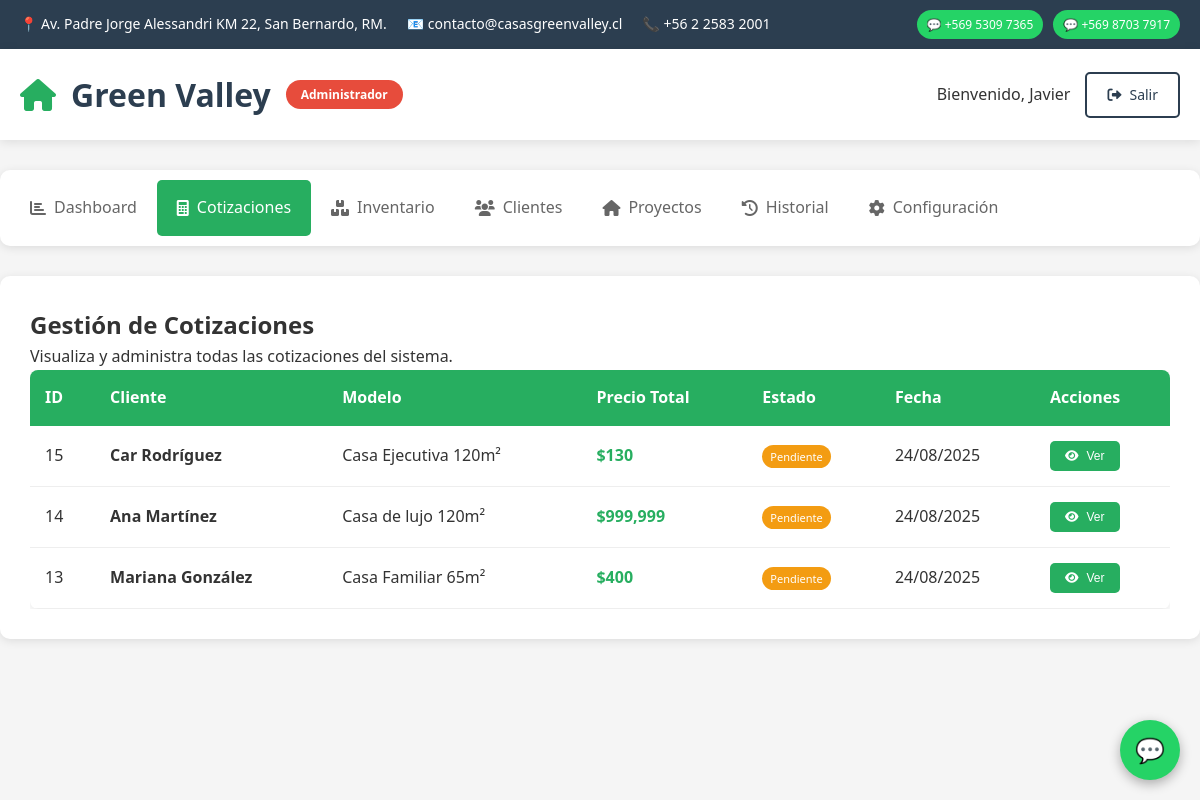
The app's page /admin-dashboard.php?section=quotes (signed in), older data.
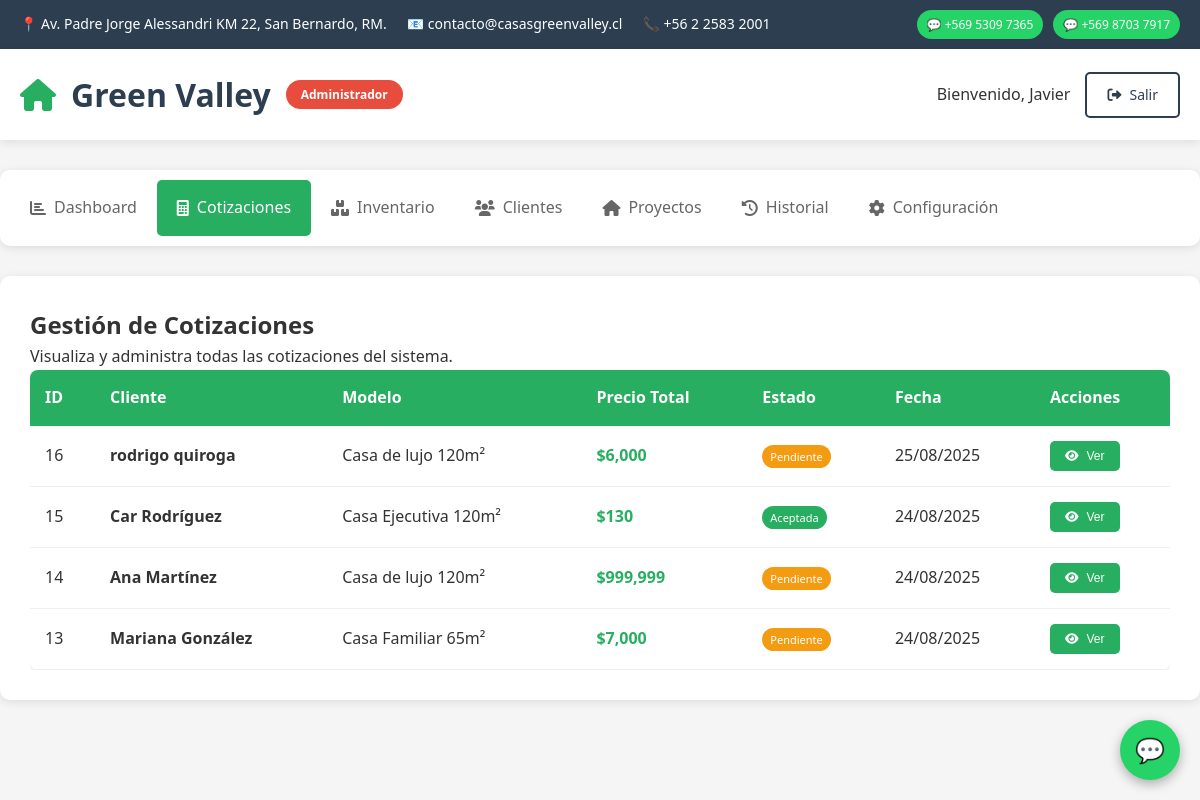
The same page, newer data.
### tables this page shows
CREATE TABLE `cotizacion` (
  `id_cotizacion` int(11) NOT NULL,
  `id_usuario` int(11) DEFAULT NULL,
  `id_modelo` int(11) DEFAULT NULL,
  `fecha` datetime DEFAULT current_timestamp(),
  `total` decimal(12,2) DEFAULT NULL,
  `estado` enum('pendiente','aceptada') DEFAULT NULL,
  `id_vendedor` int(11) NOT NULL,
  `modelo_casa` varchar(100) DEFAULT NULL,
  `region` varchar(100) DEFAULT NULL,
  `observaciones` text DEFAULT NULL
);

CREATE TABLE `usuario` (
  `id_usuario` int(11) NOT NULL,
  `nombre` varchar(100) NOT NULL,
  `apellido` varchar(100) NOT NULL,
  `correo` varchar(100) NOT NULL,
  `contrasena` varchar(255) NOT NULL,
  `telefono` varchar(20) DEFAULT NULL,
  `rol` enum('administrador','vendedor','usuario') NOT NULL,
  `estado` enum('activo','bloqueado') DEFAULT 'activo',
  `fecha_creacion` datetime DEFAULT current_timestamp()
);

### admin-dashboard.php (the view, shortened to what the rows shown need)
<?php
$db_connected = false;
$pdo = null;
try {
    $pdo = new PDO(
        "mysql:host=localhost;port=3306;dbname=green_valley_bd;charset=utf8",
        "root",
        "",
        [PDO::ATTR_ERRMODE => PDO::ERRMODE_EXCEPTION]
    );
    $db_connected = true;
} catch (PDOException $e) {
    $db_connected = false;
}
function getAdminStats()
{
    global $pdo, $db_connected;
    if ($db_connected) {
        try {
            $stmt = $pdo->query("SELECT COUNT(*) as total_quotes FROM cotizacion");
            $total_quotes = $stmt->fetch()['total_quotes'] ?? 0;
            $stmt = $pdo->query("SELECT COUNT(*) as total_houses FROM modelo_casa");
            $total_houses = $stmt->fetch()['total_houses'] ?? 0;
            $stmt = $pdo->query("SELECT SUM(total) as total_revenue FROM cotizacion");
            $total_revenue = $stmt->fetch()['total_revenue'] ?? 0;
            $stmt = $pdo->query("SELECT COUNT(*) as pending_quotes FROM cotizacion WHERE estado = 'pendiente'");
            $pending_quotes = $stmt->fetch()['pending_quotes'] ?? 0;
            $stmt = $pdo->query("SELECT COUNT(*) as total_clients FROM usuario WHERE rol = 'usuario'");
            $total_clients = $stmt->fetch()['total_clients'] ?? 0;
            $stmt = $pdo->query("SELECT COUNT(*) as completed_projects FROM proyecto WHERE estado = 'entregado'");
            $completed_projects = $stmt->fetch()['completed_projects'] ?? 0;
            return [
                'total_quotes'       => $total_quotes,
                'total_houses'       => $total_houses,
                'total_revenue'      => $total_revenue,
                'pending_quotes'     => $pending_quotes,
                'total_clients'      => $total_clients,
                'completed_projects' => $completed_projects
            ];
        } catch (Exception $e) {
        }
    }
}
function getRecentActivity()
{
    global $pdo, $db_connected;
    if ($db_connected) {
        try {
            $stmt = $pdo->query("
                SELECT 'Nueva cotización' as title,
                        CONCAT('Cliente ', u.nombre, ' solicitó cotización para ', c.modelo_casa) as description,
                        c.fecha as time
                FROM cotizacion c
                JOIN usuario u ON c.id_usuario = u.id_usuario
                ORDER BY c.fecha DESC
                LIMIT 5
            ");
            $activities = [];
            while ($row = $stmt->fetch()) {
                $activities[] = [
                    'icon'        => 'calculator',
                    'title'       => $row['title'],
                    'description' => $row['description'],
                    'time'        => 'Hace ' . timeAgo($row['time'])
                ];
            }
            if (!empty($activities)) {
                return $activities;
            }
        } catch (Exception $e) {
            return [];
        }
    }
    return [];
}
function timeAgo($datetime)
{
    $time = time() - strtotime($datetime);
    if ($time < 2592000) {
        return floor($time / 86400) . ' días';
    }
    return 'hace tiempo';
}
function getAllCotizaciones()
{
    global $pdo, $db_connected;
    if ($db_connected) {
        try {
            $stmt = $pdo->query("
                SELECT
                    c.id_cotizacion,
                    c.fecha,
                    c.estado,
                    c.total,
                    u.nombre AS cliente_nombre,
                    u.apellido AS cliente_apellido,
                    c.modelo_casa,
                    u.correo,
                    u.telefono,
                    c.region,
                    c.observaciones
                FROM cotizacion c
                JOIN usuario u
                    ON c.id_usuario = u.id_usuario
                ORDER BY c.fecha DESC
                LIMIT 20
            ");
            $cotizaciones = [];
            while ($row = $stmt->fetch()) {
                $cotizaciones[] = $row;
            }
            if (!empty($cotizaciones)) {
                return $cotizaciones;
            }
        } catch (Exception $e) {
        }
    }
    return[];
}
$active_section    = isset($_GET['section']) ? $_GET['section'] : 'dashboard';
$stats             = getAdminStats();
$recent_activity   = getRecentActivity();
$all_cotizaciones  = getAllCotizaciones();
?>
<!DOCTYPE html>
<html lang="es">
<head>
  <link rel="stylesheet" href="https://cdnjs.cloudflare.com/ajax/libs/font-awesome/6.0.0/css/all.min.css">
</head>
<body>
  <header class="header">
      <div class="container">
          <div class="header-content">
              <div class="logo">
                  <h1>Green Valley</h1>
              </div>
          </div>
      </div>
  </header>
  <main class="main">
      <?php if ($active_section === 'dashboard'): ?>
          <section class="section active">
              <h2>Panel de Administración</h2>
              <div class="stats-grid">
                  <div class="stat-card">
                      <div class="stat-icon">
                          <i class="fas fa-calculator"></i>
                      </div>
                      <div class="stat-info">
                          <h3><?php echo $stats['total_quotes']; ?></h3>
                          <p>Cotizaciones Totales</p>
                      </div>
                  </div>
                  <div class="stat-card">
                      <div class="stat-icon">
                          <i class="fas fa-home"></i>
                      </div>
                      <div class="stat-info">
                          <h3><?php echo $stats['total_houses']; ?></h3>
                          <p>Modelos Disponibles</p>
                      </div>
                  </div>
                  <div class="stat-card">
                      <div class="stat-icon">
                          <i class="fas fa-dollar-sign"></i>
                      </div>
                      <div class="stat-info">
                          <h3>$<?php echo number_format($stats['total_revenue']); ?></h3>
                          <p>Valor Total Cotizado</p>
                      </div>
                  </div>
                  <div class="stat-card">
                      <div class="stat-icon">
                          <i class="fas fa-clock"></i>
                      </div>
                      <div class="stat-info">
                          <h3><?php echo $stats['pending_quotes']; ?></h3>
                          <p>Cotizaciones Pendientes</p>
                      </div>
                  </div>
                  <div class="stat-card">
                      <div class="stat-icon">
                          <i class="fas fa-users"></i>
                      </div>
                      <div class="stat-info">
                          <h3><?php echo $stats['total_clients']; ?></h3>
                          <p>Clientes Registrados</p>
                      </div>
                  </div>
                  <div class="stat-card">
                      <div class="stat-icon">
                          <i class="fas fa-check-circle"></i>
                      </div>
                      <div class="stat-info">
                          <h3><?php echo $stats['completed_projects']; ?></h3>
                          <p>Proyectos Entregados</p>
                      </div>
                  </div>
              </div>
              <div class="recent-activity">
                  <h3>Actividad Reciente</h3>
                  <div class="activity-list">
                      <?php if (empty($recent_activity)): ?>
                          <p class="no-data">No hay actividad reciente.</p>
                      <?php else: ?>
                          <?php foreach ($recent_activity as $activity): ?>
                              <div class="activity-item">
                                  <div class="activity-icon">
                                      <i class="fas fa-<?php echo $activity['icon']; ?>"></i>
                                  </div>
                                  <div>
                                      <strong><?php echo htmlspecialchars($activity['title']); ?></strong>
                                      <p><?php echo htmlspecialchars($activity['description']); ?></p>
                                      <small><?php echo $activity['time']; ?></small>
                                  </div>
                              </div>
                          <?php endforeach; ?>
                      <?php endif; ?>
                  </div>
              </div>
          </section>
      <?php elseif ($active_section === 'quotes'): ?>
          <section class="section active">
              <h2>Gestión de Cotizaciones</h2>
              <div class="table-container" style="overflow-x: auto;">
                  <table style="width: 100%; border-collapse: collapse; background: white; border-radius: 8px; overflow: hidden; box-shadow: 0 2px 10px rgba(0,0,0,0.1);">
                      <thead style="background-color: #27ae60; color: white;">
                          <tr>
                              <th style="padding: 15px; text-align: left;">ID</th>
                              <th style="padding: 15px; text-align: left;">Cliente</th>
                              <th style="padding: 15px; text-align: left;">Modelo</th>
                              <th style="padding: 15px; text-align: left;">Precio Total</th>
                              <th style="padding: 15px; text-align: left;">Estado</th>
                              <th style="padding: 15px; text-align: left;">Fecha</th>
                              <th style="padding: 15px; text-align: left;">Acciones</th>
                          </tr>
                      </thead>
                      <tbody>
                          <?php if (empty($all_cotizaciones)): ?>
                              <tr>
                                  <td colspan="7" style="padding: 40px; text-align: center; color: #666;">No hay cotizaciones registradas.</td>
                              </tr>
                          <?php else: ?>
                              <?php foreach ($all_cotizaciones as $cotizacion): ?>
                                  <tr style="border-bottom: 1px solid #eee;">
                                      <td style="padding: 15px;"><?php echo $cotizacion['id_cotizacion']; ?></td>
                                      <td style="padding: 15px;">
                                          <strong><?php echo htmlspecialchars($cotizacion['cliente_nombre'] . ' ' . $cotizacion['cliente_apellido']); ?></strong>
                                      </td>
                                      <td style="padding: 15px;"><?php echo htmlspecialchars($cotizacion['modelo_casa']); ?></td>
                                      <td style="padding: 15px; font-weight: bold; color: #27ae60;">
                                          $<?php echo number_format($cotizacion['total']); ?>
                                      </td>
                                      <td style="padding: 15px;">
                                          <span style="background-color: <?php
                                              echo $cotizacion['estado'] === 'pendiente' ? '#f39c12' :
                                                   ($cotizacion['estado'] === 'aceptada' ? '#27ae60' : '#e74c3c');
                                          ?>; color: white; padding: 4px 8px; border-radius: 12px; font-size: 11px;">
                                              <?php echo ucfirst($cotizacion['estado']); ?>
                                          </span>
                                      </td>
                                      <td style="padding: 15px;"><?php echo date('d/m/Y', strtotime($cotizacion['fecha'])); ?></td>
                                      <td style="padding: 15px;">
                                          <button class="btn btn-primary btn-sm" onclick="viewCotizacion(<?php echo $cotizacion['id_cotizacion']; ?>)">
                                              <i class="fas fa-eye"></i> Ver
                                          </button>
                                      </td>
                                  </tr>
                              <?php endforeach; ?>
                          <?php endif; ?>
                      </tbody>
                  </table>
              </div>
          </section>
      <?php endif; ?>
  </main>
</body>
</html>

Row changes from the older to the newer data that the page shows:
added cotizacion: id_cotizacion "16", id_usuario.apellido "rodrigo quiroga", modelo_casa "Casa de lujo 120m²", total "6,000", estado "Pendiente", fecha "25/08/2025"
changed cotizacion "Casa Ejecutiva 120m²": estado "Pendiente" → "Aceptada"
changed cotizacion "Casa Familiar 65m²": total "400" → "7,000"
